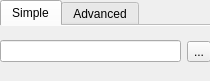
<?xml version="1.0" encoding="UTF-8"?>
<ui version="4.0">
 <class>Form</class>
 <widget class="QWidget" name="Form">
  <property name="geometry">
   <rect>
    <x>0</x>
    <y>0</y>
    <width>210</width>
    <height>81</height>
   </rect>
  </property>
  <property name="windowTitle">
   <string>Form</string>
  </property>
  <widget class="QTabWidget" name="tabWidget">
   <property name="geometry">
    <rect>
     <x>0</x>
     <y>0</y>
     <width>211</width>
     <height>81</height>
    </rect>
   </property>
   <property name="tabShape">
    <enum>QTabWidget::Rounded</enum>
   </property>
   <property name="currentIndex">
    <number>0</number>
   </property>
   <property name="documentMode">
    <bool>true</bool>
   </property>
   <widget class="QWidget" name="tab">
    <attribute name="title">
     <string>Simple</string>
    </attribute>
    <widget class="QWidget" name="formLayoutWidget">
     <property name="geometry">
      <rect>
       <x>0</x>
       <y>0</y>
       <width>211</width>
       <height>51</height>
      </rect>
     </property>
     <layout class="QHBoxLayout" name="horizontalLayout">
      <item>
       <widget class="QLineEdit" name="lineEdit"/>
      </item>
      <item>
       <widget class="QToolButton" name="toolButton">
        <property name="text">
         <string>...</string>
        </property>
       </widget>
      </item>
     </layout>
    </widget>
   </widget>
   <widget class="QWidget" name="tab_2">
    <attribute name="title">
     <string>Advanced</string>
    </attribute>
    <widget class="QWidget" name="verticalLayoutWidget">
     <property name="geometry">
      <rect>
       <x>0</x>
       <y>0</y>
       <width>211</width>
       <height>61</height>
      </rect>
     </property>
     <layout class="QVBoxLayout" name="verticalLayout">
      <item>
       <layout class="QHBoxLayout" name="horizontalLayout_3">
        <item>
         <widget class="QComboBox" name="comboBox"/>
        </item>
        <item>
         <widget class="QCheckBox" name="checkBox">
          <property name="text">
           <string>CheckBox</string>
          </property>
         </widget>
        </item>
       </layout>
      </item>
      <item>
       <layout class="QHBoxLayout" name="horizontalLayout_2">
        <item>
         <widget class="QComboBox" name="comboBox_2"/>
        </item>
        <item>
         <widget class="QCheckBox" name="checkBox_2">
          <property name="text">
           <string>CheckBox</string>
          </property>
         </widget>
        </item>
       </layout>
      </item>
     </layout>
    </widget>
   </widget>
  </widget>
 </widget>
 <resources/>
 <connections/>
</ui>
